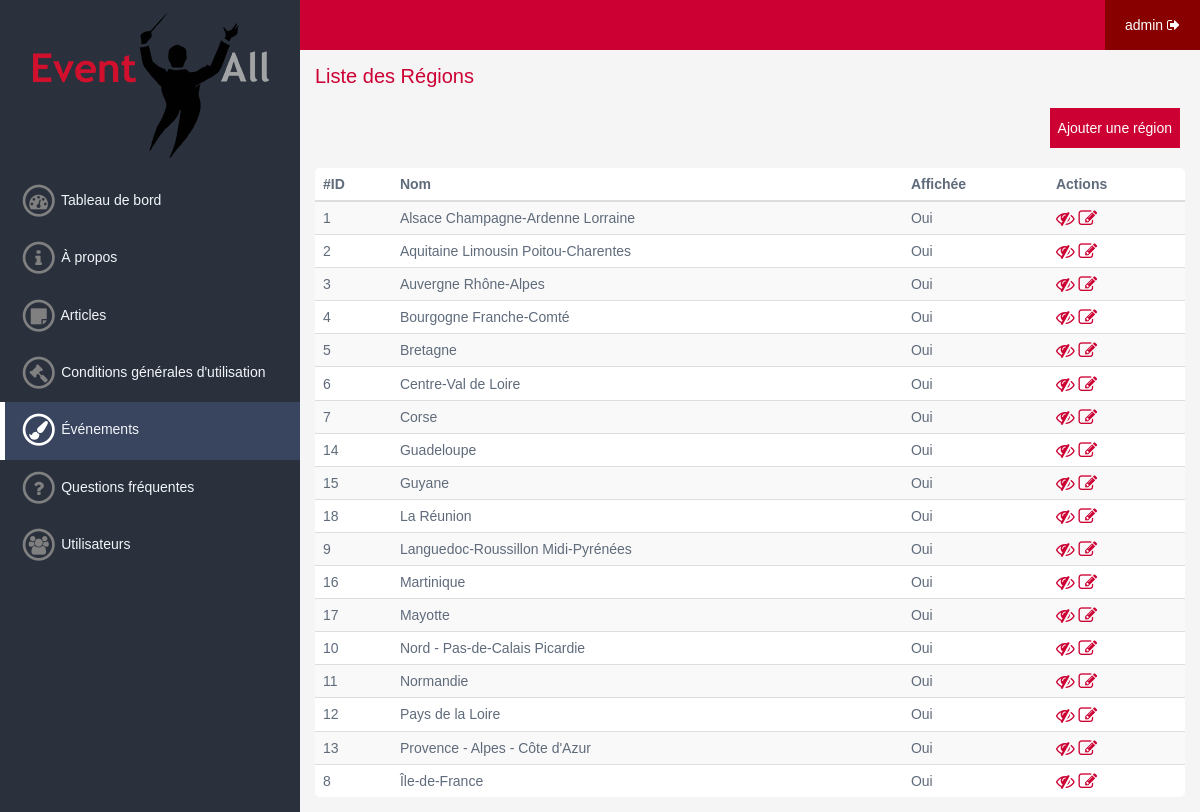
Page /admin/events/regions (signed in) on the committed database.
### tables this page shows
CREATE TABLE IF NOT EXISTS `regions` (
  `id` int(11) NOT NULL AUTO_INCREMENT,
  `nom` varchar(255) NOT NULL,
  `afficher` int(11) NOT NULL DEFAULT '1',
  PRIMARY KEY (`id`)
);

### system/Controller.php (called while the page is built, shortened)
<?php
abstract class Controller {
	protected $view;
	protected $default_module;
	public final function execute($module = '', $params = array()) {
		 if(method_exists($this, $module)) {
			 return $this->$module($params);
		 }
	}
	public final function render() {
		$route  = Route::getRoute();
		$params = $route['params'];
		$module = (isset($params[0]) && method_exists($this, $params[0])) ? $params[0] : $this->default_module;
		if (isset($params[0]) && $params[0] == $module) {
			array_shift($params);
		}
		$model = $this->execute($module, $params);
		$render = $this->view->render($module, $model);
		$title = $this->view->getGlobalVar('title');
		$css   = $this->view->getGlobalVar('css');
		$js    = $this->view->getGlobalVar('js');
		return array(
			'title' => $title,
			'css'   => $css,
			'js'    => $js,
			'tpl'   => $render
		);
	}
	public function setModel($model) {
		$this->model = $model;
	}
	public function setView($view) {
		$this->view = $view;
	}
}
?>

### system/Main.php (called while the page is built, shortened)
<?php
class Main {
	private $is404 = false;
	public function __construct() {
		$this->exec();
	}
	private function route() {
		$error = false;
		$this->is404 = $error;
	}
	private function exec() {
		$route = Route::getRoute();
		$admin = $route['admin'] == 1;
		$app = !empty($route['app']) ? $route['app'] : ($admin ? Config::get('config.defaultadminapp') : Config::get('config.defaultapp'));
		if ($admin) {
			$app_dir   = APPS_DIR.$app.DS.'admin'.DS;
			$app_name_clear = str_replace(' ', '', ucwords(preg_replace('#[^a-zA-Z]+#', ' ', $app)));
			$app_class = $app_name_clear.'AdminController';
		} else {
			$app_dir   = APPS_DIR.$app.DS;
			$app_name_clear = str_replace(' ', '', ucwords(preg_replace('#[^a-zA-Z]+#', ' ', $app)));
			$app_class = $app_name_clear.'Controller';
		}
		if (is_dir($app_dir) && file_exists($app_dir.'controller.php') && !$this->is404) {
			if (class_exists($app_class) && get_parent_class($app_class) == 'Controller') {
				$controller = new $app_class();
				if (file_exists($app_dir.'model.php')) {
					$model_class = str_replace('Controller', 'Model', $app_class);
					if (class_exists($model_class)) {
						$controller->setModel(new $model_class());
					}
				}
				if (file_exists($app_dir.'view.php')) {
					$view_class = str_replace('Controller', 'View', $app_class);
					if (class_exists($view_class) && get_parent_class($view_class) == 'View') {
						$controller->setView(new $view_class());
					}
				}
			}
		}
		$app_rendered = $controller->render();
	}
}
?>

### index.php (called while the page is built, shortened)
<?php
require_once SYS_DIR.'System.php';
require_once SYS_DIR.'Config.php';
require_once SYS_DIR.'Main.php';
$eua = new Main();
?>

### system/Config.php (called while the page is built, shortened)
<?php
class Config {
	private static $configs = array();
	public static function get($path, $default = null) {
		$result = $default;
		if ($nodes = explode('.', $path)) {
			$config = &self::$configs;
			$path_count = count($nodes) - 1;
			for ($i = 0; $i < $path_count; $i++) {
				if (isset($config[$nodes[$i]])) {
					$config = &$config[$nodes[$i]];
				} else {
					break;
				}
			}
			if (isset($config[$nodes[$i]])) {
				$result = $config[$nodes[$i]];
			}
		}
		return $result;
	}
	public static function load($field, $file, $type = '') {
		switch(strtolower($type)) {
			case 'php':
				if (isset(${$field})) {
					self::$configs[$field] = ${$field};
				}
				break;
		}
		return true;
	}
}
?>

### system/config/config.php (called while the page is built)
<?php
$config = array(
  'base'            => 'http://localhost/Event-You-All',
  'defaultapp'      => 'events',
  'defaultadminapp' => 'board',
  'site_title'      => 'Event-You-All',
  'email'           => 'contact@event-you-all.fr'
);
?>

### apps/events/model.php (called while the page is built, shortened)
<?php
class EventsModel {
  public function __construct() {
    $this->db = System::getDb();
  }
}
?>

### system/System.php (called while the page is built, shortened)
<?php
class System {
	private static $dbInstance;
	public static function getDB() {
		if (!is_object(self::$dbInstance)) {
			$server   = Config::get('database.server');
			$dbname   = Config::get('database.dbname');
			$dsn      = 'mysql:dbname='.$dbname.';host='.$server;
			$user     = Config::get('database.user');
			$password = Config::get('database.pw');
			self::$dbInstance = new PDO($dsn, $user, $password);
			self::$dbInstance->query("SET NAMES 'utf8'");
			self::$dbInstance->setAttribute(PDO::ATTR_ERRMODE, PDO::ERRMODE_WARNING);
		}
		return self::$dbInstance;
	}
}
?>

### apps/events/admin/model.php (called while the page is built, shortened)
<?php
class EventsAdminModel extends EventsModel {
    public function getAllRegions($from = 0, $number = 9999999) {
    $prep = $this->db->prepare('SELECT * FROM regions ORDER BY nom LIMIT :from, :number');
    $prep->bindParam(':from', $from, PDO::PARAM_INT);
    $prep->bindParam(':number', $number, PDO::PARAM_INT);
    $prep->execute();
    $themes = $prep->fetchAll(PDO::FETCH_ASSOC);
    return $themes;
  }
}
?>

### apps/events/admin/controller.php (called while the page is built, shortened)
<?php
class EventsAdminController extends Controller {
  public function regions(array $params) {
    $themes = $this->model->getAllRegions();
    return $themes;
  }
}
?>

### apps/events/admin/views/region.php (the view, shortened to what this page needs)
<h1 class="app-title">Liste des Régions</h1>
<div class="app-actions">
  <a href="<?php echo Config::get('config.base'); ?>/admin/events/addregion">Ajouter une région</a>
</div>
<table class="table">
  <thead>
    <tr>
      <th>#ID</th>
      <th>Nom</th>
      <th>Affichée</th>
      <th>Actions</th>
    </tr>
  </thead>
  <tbody>
    <?php foreach ($model as $value) { ?>
    <tr>
      <td>
        <?php echo $value['id'];?>
      </td>
      <td>
        <?php echo $value['nom'];?>
      </td>
      <td>
        <?php echo ($value['afficher'] == 1) ? 'Oui' : 'Non'; ?>
      </td>
      <td>
        <?php if ($value['afficher'] == 1) { ?>
        <a href="<?php echo Config::get('config.base'); ?>/admin/events/hideregion/<?php echo $value['id']; ?>" title="Masquer la région"><i class="fa fa-eye-slash fa-lg"></i></a>
        <?php } else { ?>
        <a href="<?php echo Config::get('config.base'); ?>/admin/events/showregion/<?php echo $value['id']; ?>" title="Afficher la région"><i class="fa fa-eye fa-lg"></i></a>
        <?php } ?>
        <a href="<?php echo Config::get('config.base'); ?>/admin/events/modifregion/<?php echo $value['id']; ?>" title="Modifier la Région"><i class="fa fa-edit fa-lg"></i></a>
      </td>
    </tr>
    <?php
    }
    ?>
  </tbody>
</table>

### rows in the picture
regions: id "1", nom "Alsace Champagne-Ardenne Lorraine", afficher "Oui"
regions: id "2", nom "Aquitaine Limousin Poitou-Charentes", afficher "Oui"
regions: id "3", nom "Auvergne Rhône-Alpes", afficher "Oui"
regions: id "4", nom "Bourgogne Franche-Comté", afficher "Oui"
regions: id "5", nom "Bretagne", afficher "Oui"
regions: id "6", nom "Centre-Val de Loire", afficher "Oui"
regions: id "7", nom "Corse", afficher "Oui"
regions: id "14", nom "Guadeloupe", afficher "Oui"
regions: id "15", nom "Guyane", afficher "Oui"
regions: id "18", nom "La Réunion", afficher "Oui"
regions: id "9", nom "Languedoc-Roussillon Midi-Pyrénées", afficher "Oui"
regions: id "16", nom "Martinique", afficher "Oui"
regions: id "17", nom "Mayotte", afficher "Oui"
regions: id "10", nom "Nord - Pas-de-Calais Picardie", afficher "Oui"
regions: id "11", nom "Normandie", afficher "Oui"
regions: id "12", nom "Pays de la Loire", afficher "Oui"
regions: id "13", nom "Provence - Alpes - Côte d'Azur", afficher "Oui"
regions: id "8", nom "Île-de-France", afficher "Oui"

### other values in the picture
$admin_app['name'] "À propos"
$admin_app['name'] "Articles"
$admin_app['name'] "Conditions générales d'utilisation"
$admin_app['name'] "Événements"
$admin_app['name'] "Questions fréquentes"
$admin_app['name'] "Utilisateurs"
$_SESSION['nickname'] "admin"
